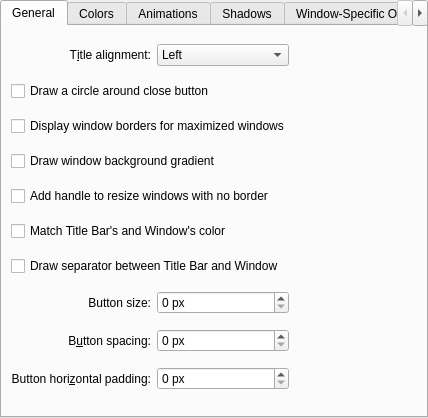
<?xml version="1.0" encoding="UTF-8"?>
<ui version="4.0">
 <class>BreezeConfigurationUI</class>
 <widget class="QWidget" name="BreezeConfigurationUI">
  <property name="geometry">
   <rect>
    <x>0</x>
    <y>0</y>
    <width>428</width>
    <height>418</height>
   </rect>
  </property>
  <layout class="QVBoxLayout" name="verticalLayout">
   <property name="leftMargin">
    <number>0</number>
   </property>
   <property name="topMargin">
    <number>0</number>
   </property>
   <property name="rightMargin">
    <number>0</number>
   </property>
   <property name="bottomMargin">
    <number>0</number>
   </property>
   <item>
    <widget class="QTabWidget" name="tabWidget">
     <property name="currentIndex">
      <number>0</number>
     </property>
     <widget class="QWidget" name="tab">
      <attribute name="title">
       <string>General</string>
      </attribute>
      <layout class="QGridLayout" name="gridLayout_4">
       <item row="0" column="0">
        <widget class="QLabel" name="label_3">
         <property name="text">
          <string>T&amp;itle alignment:</string>
         </property>
         <property name="alignment">
          <set>Qt::AlignRight|Qt::AlignTrailing|Qt::AlignVCenter</set>
         </property>
         <property name="buddy">
          <cstring>titleAlignment</cstring>
         </property>
        </widget>
       </item>
       <item row="9" column="0">
        <widget class="QLabel" name="buttonSizeLabel">
         <property name="text">
          <string>Button size:</string>
         </property>
         <property name="alignment">
          <set>Qt::AlignRight|Qt::AlignTrailing|Qt::AlignVCenter</set>
         </property>
        </widget>
       </item>
       <item row="9" column="1">
        <widget class="QSpinBox" name="buttonSize">
         <property name="enabled">
          <bool>true</bool>
         </property>
         <property name="suffix">
          <string> px</string>
         </property>
         <property name="maximum">
          <number>15</number>
         </property>
        </widget>
       </item>
       <item row="10" column="0">
        <widget class="QLabel" name="buttonSpacingLabel">
         <property name="text">
          <string>B&amp;utton spacing:</string>
         </property>
         <property name="alignment">
          <set>Qt::AlignRight|Qt::AlignTrailing|Qt::AlignVCenter</set>
         </property>
         <property name="buddy">
          <cstring>buttonSpacing</cstring>
         </property>
        </widget>
       </item>
       <item row="10" column="1">
        <widget class="QSpinBox" name="buttonSpacing">
         <property name="enabled">
          <bool>true</bool>
         </property>
         <property name="suffix">
          <string> px</string>
         </property>
         <property name="maximum">
          <number>15</number>
         </property>
        </widget>
       </item>
       <item row="11" column="0">
        <widget class="QLabel" name="buttonHPaddingLabel">
         <property name="text">
          <string>Button hori&amp;zontal padding:</string>
         </property>
         <property name="alignment">
          <set>Qt::AlignRight|Qt::AlignTrailing|Qt::AlignVCenter</set>
         </property>
         <property name="buddy">
          <cstring>buttonSpacing</cstring>
         </property>
        </widget>
       </item>
       <item row="11" column="1">
        <widget class="QSpinBox" name="buttonHPadding">
         <property name="enabled">
          <bool>true</bool>
         </property>
         <property name="suffix">
          <string> px</string>
         </property>
         <property name="maximum">
          <number>50</number>
         </property>
        </widget>
       </item>
       <item row="0" column="1">
        <widget class="QComboBox" name="titleAlignment">
         <item>
          <property name="text">
           <string>Left</string>
          </property>
         </item>
         <item>
          <property name="text">
           <string>Center</string>
          </property>
         </item>
         <item>
          <property name="text">
           <string>Center (Full Width)</string>
          </property>
         </item>
         <item>
          <property name="text">
           <string>Right</string>
          </property>
         </item>
        </widget>
       </item>
       <item row="0" column="2">
        <spacer name="horizontalSpacer">
         <property name="orientation">
          <enum>Qt::Horizontal</enum>
         </property>
         <property name="sizeHint" stdset="0">
          <size>
           <width>40</width>
           <height>20</height>
          </size>
         </property>
        </spacer>
       </item>
       <item row="5" column="0" colspan="3">
        <widget class="QCheckBox" name="drawSizeGrip">
         <property name="text">
          <string>Add handle to resize windows with no border</string>
         </property>
        </widget>
       </item>
       <item row="7" column="0" colspan="3">
        <widget class="QCheckBox" name="drawTitleBarSeparator">
         <property name="text">
          <string>Draw separator between Title Bar and Window</string>
         </property>
        </widget>
       </item>
       <item row="3" column="0" colspan="3">
        <widget class="QCheckBox" name="drawBorderOnMaximizedWindows">
         <property name="text">
          <string>Display window borders for maximized windows</string>
         </property>
        </widget>
       </item>
       <item row="2" column="0" colspan="3">
        <widget class="QCheckBox" name="outlineCloseButton">
         <property name="text">
          <string>Draw a circle around close button</string>
         </property>
        </widget>
       </item>
       <item row="4" column="0" colspan="3">
        <widget class="QCheckBox" name="drawBackgroundGradient">
         <property name="text">
          <string>Draw window background gradient</string>
         </property>
        </widget>
       </item>
       <item row="6" column="0" colspan="2">
        <widget class="QCheckBox" name="matchColorForTitleBar">
         <property name="text">
          <string>Match Title Bar's and Window's color</string>
         </property>
        </widget>
       </item>
      </layout>
     </widget>
     <widget class="QWidget" name="tab_5">
      <attribute name="title">
       <string>Colors</string>
      </attribute>
      <layout class="QGridLayout" name="gridLayout_6">
       <item row="1" column="2">
        <widget class="KColorButton" name="buttonCloseInactiveColor"/>
       </item>
       <item row="5" column="0">
        <widget class="QLabel" name="buttonShadeLabel">
         <property name="text">
          <string>Shade:</string>
         </property>
         <property name="alignment">
          <set>Qt::AlignRight|Qt::AlignTrailing|Qt::AlignVCenter</set>
         </property>
        </widget>
       </item>
       <item row="2" column="2">
        <widget class="KColorButton" name="buttonMaximizeInactiveColor"/>
       </item>
       <item row="8" column="1">
        <spacer name="verticalSpacer_1">
         <property name="orientation">
          <enum>Qt::Vertical</enum>
         </property>
         <property name="sizeHint" stdset="0">
          <size>
           <width>20</width>
           <height>40</height>
          </size>
         </property>
        </spacer>
       </item>
       <item row="4" column="0">
        <widget class="QLabel" name="buttonOnAllDesktopsLabel">
         <property name="text">
          <string>On All Desktops:</string>
         </property>
         <property name="alignment">
          <set>Qt::AlignRight|Qt::AlignTrailing|Qt::AlignVCenter</set>
         </property>
        </widget>
       </item>
       <item row="0" column="2">
        <widget class="QLabel" name="inactiveColorTitleLabel">
         <property name="text">
          <string>Inactive Color</string>
         </property>
         <property name="alignment">
          <set>Qt::AlignCenter</set>
         </property>
        </widget>
       </item>
       <item row="0" column="0">
        <widget class="QLabel" name="buttonTitleLabel">
         <property name="text">
          <string>Button</string>
         </property>
         <property name="alignment">
          <set>Qt::AlignRight|Qt::AlignTrailing|Qt::AlignVCenter</set>
         </property>
        </widget>
       </item>
       <item row="2" column="0">
        <widget class="QLabel" name="buttonMaximizeLabel">
         <property name="text">
          <string>Maximize:</string>
         </property>
         <property name="alignment">
          <set>Qt::AlignRight|Qt::AlignTrailing|Qt::AlignVCenter</set>
         </property>
        </widget>
       </item>
       <item row="6" column="0">
        <widget class="QLabel" name="buttonKeepBelowLabel">
         <property name="text">
          <string>Keep Below:</string>
         </property>
         <property name="alignment">
          <set>Qt::AlignRight|Qt::AlignTrailing|Qt::AlignVCenter</set>
         </property>
        </widget>
       </item>
       <item row="0" column="1">
        <widget class="QLabel" name="activeColorTitleLabel">
         <property name="text">
          <string>Active Color</string>
         </property>
         <property name="alignment">
          <set>Qt::AlignCenter</set>
         </property>
        </widget>
       </item>
       <item row="2" column="1">
        <widget class="KColorButton" name="buttonMaximizeActiveColor"/>
       </item>
       <item row="1" column="1">
        <widget class="KColorButton" name="buttonCloseActiveColor"/>
       </item>
       <item row="1" column="0">
        <widget class="QLabel" name="buttonCloseLabel">
         <property name="text">
          <string>Close:</string>
         </property>
         <property name="alignment">
          <set>Qt::AlignRight|Qt::AlignTrailing|Qt::AlignVCenter</set>
         </property>
        </widget>
       </item>
       <item row="3" column="0">
        <widget class="QLabel" name="label_4">
         <property name="text">
          <string>Minimize:</string>
         </property>
         <property name="alignment">
          <set>Qt::AlignRight|Qt::AlignTrailing|Qt::AlignVCenter</set>
         </property>
        </widget>
       </item>
       <item row="7" column="0">
        <widget class="QLabel" name="buttonKeepAboveLabel">
         <property name="text">
          <string>Keep Above:</string>
         </property>
         <property name="alignment">
          <set>Qt::AlignRight|Qt::AlignTrailing|Qt::AlignVCenter</set>
         </property>
        </widget>
       </item>
       <item row="8" column="0">
        <widget class="QLabel" name="buttonApplicationMenuLabel">
         <property name="text">
          <string>Application Menu:</string>
         </property>
         <property name="alignment">
          <set>Qt::AlignRight|Qt::AlignTrailing|Qt::AlignVCenter</set>
         </property>
        </widget>
       </item>
       <item row="3" column="1">
        <widget class="KColorButton" name="buttonMinimizeActiveColor"/>
       </item>
       <item row="3" column="2">
        <widget class="KColorButton" name="buttonMinimizeInactiveColor"/>
       </item>
       <item row="4" column="1">
        <widget class="KColorButton" name="buttonOnAllDesktopsActiveColor"/>
       </item>
       <item row="4" column="2">
        <widget class="KColorButton" name="buttonOnAllDesktopsInactiveColor"/>
       </item>
       <item row="5" column="1">
        <widget class="KColorButton" name="buttonShadeActiveColor"/>
       </item>
       <item row="5" column="2">
        <widget class="KColorButton" name="buttonShadeInactiveColor"/>
       </item>
       <item row="6" column="1">
        <widget class="KColorButton" name="buttonKeepBelowActiveColor"/>
       </item>
       <item row="6" column="2">
        <widget class="KColorButton" name="buttonKeepBelowInactiveColor"/>
       </item>
       <item row="7" column="1">
        <widget class="KColorButton" name="buttonKeepAboveActiveColor"/>
       </item>
       <item row="7" column="2">
        <widget class="KColorButton" name="buttonKeepAboveInactiveColor"/>
       </item>
       <item row="8" column="1">
        <widget class="KColorButton" name="buttonApplicationMenuActiveColor"/>
       </item>
       <item row="8" column="2">
        <widget class="KColorButton" name="buttonApplicationMenuInactiveColor"/>
       </item>
      </layout>
     </widget>
     <widget class="QWidget" name="tab_2">
      <attribute name="title">
       <string>Animations</string>
      </attribute>
      <layout class="QGridLayout" name="gridLayout_5">
       <item row="1" column="0">
        <widget class="QLabel" name="animationsDurationLabel">
         <property name="enabled">
          <bool>false</bool>
         </property>
         <property name="text">
          <string>An&amp;imations duration:</string>
         </property>
         <property name="alignment">
          <set>Qt::AlignRight|Qt::AlignTrailing|Qt::AlignVCenter</set>
         </property>
         <property name="buddy">
          <cstring>animationsDuration</cstring>
         </property>
        </widget>
       </item>
       <item row="1" column="1">
        <widget class="QSpinBox" name="animationsDuration">
         <property name="enabled">
          <bool>false</bool>
         </property>
         <property name="suffix">
          <string> ms</string>
         </property>
         <property name="maximum">
          <number>500</number>
         </property>
        </widget>
       </item>
       <item row="1" column="2">
        <spacer name="horizontalSpacer_4">
         <property name="orientation">
          <enum>Qt::Horizontal</enum>
         </property>
         <property name="sizeHint" stdset="0">
          <size>
           <width>40</width>
           <height>20</height>
          </size>
         </property>
        </spacer>
       </item>
       <item row="0" column="0" colspan="3">
        <widget class="QCheckBox" name="animationsEnabled">
         <property name="text">
          <string>Enable animations</string>
         </property>
        </widget>
       </item>
       <item row="2" column="0" colspan="3">
        <spacer name="verticalSpacer_2">
         <property name="orientation">
          <enum>Qt::Vertical</enum>
         </property>
         <property name="sizeHint" stdset="0">
          <size>
           <width>20</width>
           <height>40</height>
          </size>
         </property>
        </spacer>
       </item>
      </layout>
     </widget>
     <widget class="QWidget" name="tab_4">
      <attribute name="title">
       <string>Shadows</string>
      </attribute>
      <layout class="QGridLayout" name="gridLayout">
       <item row="0" column="0">
        <widget class="QLabel" name="label">
         <property name="text">
          <string>Si&amp;ze:</string>
         </property>
         <property name="alignment">
          <set>Qt::AlignRight|Qt::AlignTrailing|Qt::AlignVCenter</set>
         </property>
         <property name="buddy">
          <cstring>shadowSize</cstring>
         </property>
        </widget>
       </item>
       <item row="0" column="1">
        <widget class="QSpinBox" name="shadowSize">
         <property name="suffix">
          <string>px</string>
         </property>
         <property name="minimum">
          <number>6</number>
         </property>
         <property name="maximum">
          <number>64</number>
         </property>
        </widget>
       </item>
       <item row="1" column="0">
        <widget class="QLabel" name="label_2">
         <property name="text">
          <string comment="strength of the shadow (from transparent to opaque)">S&amp;trength:</string>
         </property>
         <property name="alignment">
          <set>Qt::AlignRight|Qt::AlignTrailing|Qt::AlignVCenter</set>
         </property>
         <property name="buddy">
          <cstring>shadowStrength</cstring>
         </property>
        </widget>
       </item>
       <item row="1" column="1">
        <widget class="QSpinBox" name="shadowStrength">
         <property name="suffix">
          <string>%</string>
         </property>
         <property name="minimum">
          <number>10</number>
         </property>
         <property name="maximum">
          <number>100</number>
         </property>
        </widget>
       </item>
       <item row="1" column="2">
        <spacer name="horizontalSpacer_5">
         <property name="orientation">
          <enum>Qt::Horizontal</enum>
         </property>
         <property name="sizeHint" stdset="0">
          <size>
           <width>40</width>
           <height>20</height>
          </size>
         </property>
        </spacer>
       </item>
       <item row="2" column="0">
        <widget class="QLabel" name="label_5">
         <property name="text">
          <string>Color:</string>
         </property>
         <property name="alignment">
          <set>Qt::AlignRight|Qt::AlignTrailing|Qt::AlignVCenter</set>
         </property>
        </widget>
       </item>
       <item row="2" column="1">
        <widget class="KColorButton" name="shadowColor"/>
       </item>
       <item row="3" column="0" colspan="3">
        <spacer name="verticalSpacer_3">
         <property name="orientation">
          <enum>Qt::Vertical</enum>
         </property>
         <property name="sizeHint" stdset="0">
          <size>
           <width>20</width>
           <height>40</height>
          </size>
         </property>
        </spacer>
       </item>
      </layout>
     </widget>
     <widget class="QWidget" name="tab_3">
      <attribute name="title">
       <string>Window-Specific Overrides</string>
      </attribute>
      <layout class="QVBoxLayout" name="verticalLayout_3">
       <item>
        <widget class="SierraBreeze::ExceptionListWidget" name="exceptions" native="true">
         <property name="sizePolicy">
          <sizepolicy hsizetype="Preferred" vsizetype="Expanding">
           <horstretch>0</horstretch>
           <verstretch>0</verstretch>
          </sizepolicy>
         </property>
        </widget>
       </item>
      </layout>
     </widget>
    </widget>
   </item>
  </layout>
 </widget>
 <customwidgets>
  <customwidget>
   <class>KColorButton</class>
   <extends>QPushButton</extends>
   <header>kcolorbutton.h</header>
  </customwidget>
  <customwidget>
   <class>SierraBreeze::ExceptionListWidget</class>
   <extends>QWidget</extends>
   <header>config/breezeexceptionlistwidget.h</header>
   <container>1</container>
  </customwidget>
 </customwidgets>
 <tabstops>
  <tabstop>tabWidget</tabstop>
  <tabstop>titleAlignment</tabstop>
  <tabstop>buttonSize</tabstop>
  <tabstop>buttonSpacing</tabstop>
  <tabstop>outlineCloseButton</tabstop>
  <tabstop>drawBorderOnMaximizedWindows</tabstop>
  <tabstop>drawBackgroundGradient</tabstop>
  <tabstop>drawSizeGrip</tabstop>
  <tabstop>drawTitleBarSeparator</tabstop>
  <tabstop>animationsEnabled</tabstop>
  <tabstop>animationsDuration</tabstop>
  <tabstop>shadowSize</tabstop>
  <tabstop>shadowStrength</tabstop>
  <tabstop>shadowColor</tabstop>
 </tabstops>
 <resources/>
 <connections>
  <connection>
   <sender>animationsEnabled</sender>
   <signal>toggled(bool)</signal>
   <receiver>animationsDurationLabel</receiver>
   <slot>setEnabled(bool)</slot>
   <hints>
    <hint type="sourcelabel">
     <x>34</x>
     <y>194</y>
    </hint>
    <hint type="destinationlabel">
     <x>84</x>
     <y>221</y>
    </hint>
   </hints>
  </connection>
  <connection>
   <sender>animationsEnabled</sender>
   <signal>toggled(bool)</signal>
   <receiver>animationsDuration</receiver>
   <slot>setEnabled(bool)</slot>
   <hints>
    <hint type="sourcelabel">
     <x>108</x>
     <y>194</y>
    </hint>
    <hint type="destinationlabel">
     <x>141</x>
     <y>229</y>
    </hint>
   </hints>
  </connection>
 </connections>
</ui>
